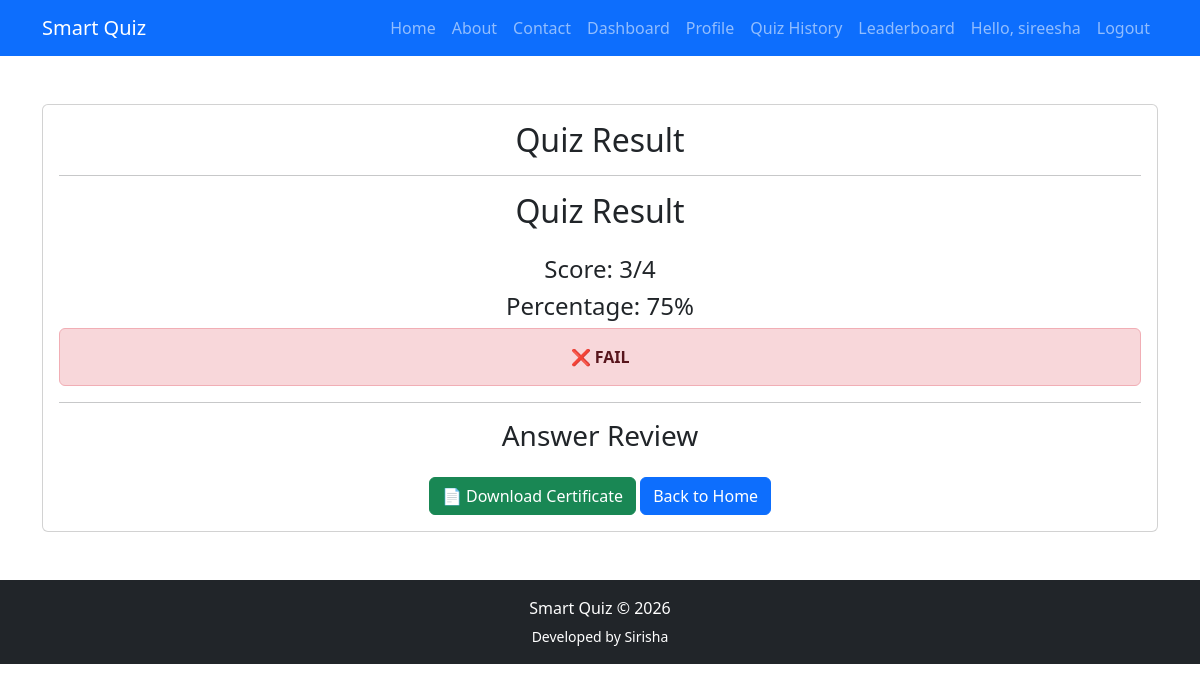
Page /result/ (signed in) on the committed database.
### results/models.py (models this page shows, shortened)
class Result(models.Model):
    user = models.ForeignKey(User, on_delete=models.CASCADE)
    quiz = models.ForeignKey(Quiz, on_delete=models.CASCADE)
    score = models.IntegerField()
    total_questions = models.IntegerField()
    created_at = models.DateTimeField(auto_now_add=True)

### quiz/views.py (the view)
# urls.py: path("result/",views.result,name="result"),
@login_required
def result(request):
    latest = Result.objects.filter(
        user=request.user
    ).last()
    return render(
        request,
        "result.html",
        {
            "result": latest
        }
    )

### templates/result.html (shortened to what this page needs)
{% extends 'base.html' %}
{% block content %}
<div class="card text-center">
<div class="card-body">
<h2>Quiz Result</h2>
<hr>
<h2 class="mb-4">Quiz Result</h2>
<h4>
    Score:
    {{ result.score }}/{{ result.total_questions }}
</h4>
<h4>
    Percentage:
    {% widthratio result.score result.total_questions 100 %}%
</h4>
{% widthratio result.score result.total_questions 100 as percentage %}
{% if percentage >= 60 %}
<div class="alert alert-success">
    🎉 <strong>PASS</strong>
</div>
{% else %}
<div class="alert alert-danger">
    ❌ <strong>FAIL</strong>
</div>
{% endif %}
<hr>
<h3>Answer Review</h3>
<div class="mt-4">
    <a href="{% url 'download_certificate' %}" class="btn btn-success">
        📄 Download Certificate
    </a>
    <a href="/" class="btn btn-primary">
        Back to Home
    </a>
</div>
</div>
</div>
{% endblock %}

### templates/base.html (shortened to what this page needs)
<!DOCTYPE html>
<html lang="en">
<head>
    <link href="https://cdn.jsdelivr.net/npm/bootstrap@5.3.7/dist/css/bootstrap.min.css" rel="stylesheet">
</head>
<body>
    <nav class="navbar navbar-expand-lg navbar-dark bg-primary">
        <div class="container">
            <a class="navbar-brand" href="/">Smart Quiz</a>
            <div class="collapse navbar-collapse" id="navbarNav">
                <ul class="navbar-nav ms-auto">
                    <li class="nav-item">
                        <a class="nav-link" href="/">Home</a>
                    </li>
                    <li class="nav-item">
    <a class="nav-link" href="{% url 'about' %}">
        About
    </a>
</li>
<li class="nav-item">
    <a class="nav-link" href="{% url 'contact' %}">
        Contact
    </a>
</li>
                    {% if user.is_authenticated %}
        <li class="nav-item">
            <a class="nav-link" href="{% url 'dashboard' %}">
                Dashboard
            </a>
        </li>
        <li class="nav-item">
            <a class="nav-link" href="{% url 'profile' %}">
                Profile
            </a>
        </li>
        <li class="nav-item">
            <a class="nav-link" href="{% url 'quiz_history' %}">
                Quiz History
           </a>
        </li>
        <li class="nav-item">
            <a class="nav-link" href="{% url 'leaderboard' %}">
                Leaderboard
            </a>
        </li>
        <li class="nav-item">
            <span class="nav-link">
                Hello, {{ user.username }}
            </span>
        </li>
        <li class="nav-item">
            <a class="nav-link" href="{% url 'logout' %}">
                Logout
            </a>
        </li>
                    {% endif %}
                </ul>
            </div>
        </div>
    </nav>
    <div class="container mt-5">
        {% block content %}
        {% endblock %}
    </div>
<footer class="bg-dark text-white text-center py-3 mt-5">
    <div class="container">
        <p class="mb-1">
            Smart Quiz © 2026
        </p>
        <small>
            Developed by Sirisha
        </small>
    </div>
</footer>
</body>
</html>

### rows in the picture
Result: score "3", total_questions "4", score+total_questions "75"

### other values in the picture
{{ user.username }} "sireesha"
